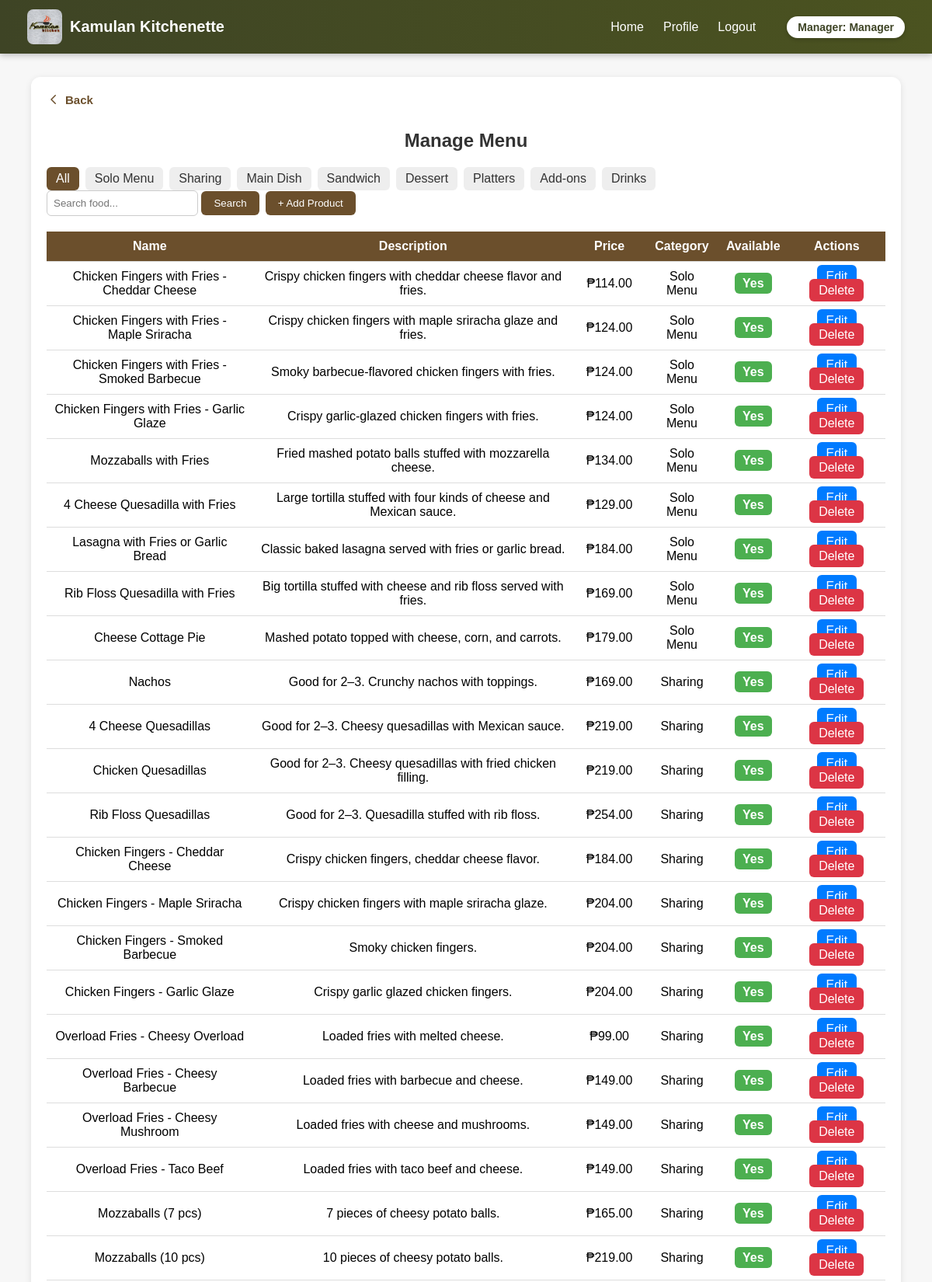
Page /admin/manage_menu.php (signed in, upper part) on the committed database.
### tables this page shows
CREATE TABLE `menu_items` (
  `id` int(11) NOT NULL,
  `name` varchar(150) DEFAULT NULL,
  `description` text DEFAULT NULL,
  `price` decimal(10,2) DEFAULT NULL,
  `image` varchar(255) DEFAULT NULL,
  `category` varchar(50) DEFAULT NULL,
  `available` tinyint(1) DEFAULT 1,
  `created_at` timestamp NOT NULL DEFAULT current_timestamp()
);

### admin/manage_menu.php (the view, shortened to what this page needs)
<?php
require_once(__DIR__ . '/../config/db.php');
$search = isset($_GET['search']) ? trim($_GET['search']) : '';
$categoryFilter = isset($_GET['category']) ? trim($_GET['category']) : '';
$query = "SELECT * FROM menu_items WHERE 1";
$params = [];
$stmt = $pdo->prepare($query);
$stmt->execute($params);
$items = $stmt->fetchAll();
?>
<!DOCTYPE html>
<html lang="en">
<head>
</head>
<body>
<?php include __DIR__ . '/../_partials/header_staff.php'; ?>
<div class="container">
  <a href="../admin/dashboard.php" class="back-btn">
  <svg xmlns="http://www.w3.org/2000/svg" fill="none" viewBox="0 0 24 24" stroke="currentColor">
    <path stroke-linecap="round" stroke-linejoin="round" stroke-width="2" d="M15 19l-7-7 7-7" />
  </svg>
  Back
</a>
  <h2>Manage Menu</h2>
  <div class="filters">
    <div class="category-buttons">
      <?php
      $categories = ['All', 'Solo Menu', 'Sharing', 'Main Dish', 'Sandwich', 'Dessert', 'Platters', 'Add-ons', 'Drinks'];
      foreach ($categories as $cat):
        $link = $cat == 'All' ? 'manage_menu.php' : '?category=' . urlencode($cat);
        $active = ($categoryFilter == $cat || ($cat == 'All' && $categoryFilter == '')) ? 'active' : '';
      ?>
        <a href="<?= $link ?>" class="<?= $active ?>"><?= $cat ?></a>
      <?php endforeach; ?>
    </div>
    <div class="search-group">
      <form class="search-form" method="GET" action="manage_menu.php">
        <input type="text" name="search" placeholder="Search food..." value="<?= htmlspecialchars($search) ?>">
        <button type="submit">Search</button>
      </form>
      <button class="btn-add" onclick="openAdd()">+ Add Product</button>
    </div>
  </div>
  <table>
    <tr>
      <th>Name</th>
      <th>Description</th>
      <th>Price</th>
      <th>Category</th>
      <th>Available</th>
      <th>Actions</th>
    </tr>
    <?php foreach ($items as $item): ?>
    <tr>
      <td><?= htmlspecialchars($item['name']) ?></td>
      <td><?= htmlspecialchars($item['description']) ?></td>
      <td>₱<?= number_format($item['price'], 2) ?></td>
      <td><?= htmlspecialchars($item['category']) ?></td>
      <td>
        <span class="toggle <?= $item['available'] ? 'yes' : 'no' ?>"
              onclick="toggleAvailable(<?= $item['id'] ?>, this)">
          <?= $item['available'] ? 'Yes' : 'No' ?>
        </span>
      </td>
      <td>
        <a href="#" class="btn btn-edit" onclick='openEdit(<?= json_encode($item) ?>)'>Edit</a>
        <a href="?delete=<?= $item['id'] ?>" class="btn btn-delete" onclick="return confirm('Delete this item?')">Delete</a>
      </td>
    </tr>
    <?php endforeach; ?>
  </table>
</div>
</body>
</html>

### admin/manage_menu.php (style rules this page uses)
body { font-family: 'Poppins', sans-serif; background: #f7f7f7; margin: 0; padding: 0; }
.container { width: 90%; margin: 30px auto; background: #fff; padding: 20px; border-radius: 12px; box-shadow: 0 2px 8px rgba(0,0,0,0.1); }
h2 { text-align: center; color: #333; }
.filters { display: flex; justify-content: space-between; flex-wrap: wrap; margin-bottom: 20px; align-items: center; }
.category-buttons { display: flex; flex-wrap: wrap; gap: 8px; }
.category-buttons a { background: #eee; color: #333; padding: 6px 12px; border-radius: 6px; text-decoration: none; }
.category-buttons a.active, .category-buttons a:hover { background: #6b4f2c; color: #fff; }
.search-group { display: flex; align-items: center; gap: 8px; }
.search-form input { padding: 8px; border-radius: 6px; border: 1px solid #ccc; }
.search-form button, .btn-add { padding: 8px 16px; background: #6b4f2c; color: white; border: none; border-radius: 6px; cursor: pointer; }
table { width: 100%; border-collapse: collapse; }
th, td { border-bottom: 1px solid #ddd; padding: 10px; text-align: center; }
th { background: #6b4f2c; color: white; }
.btn { padding: 6px 12px; border-radius: 6px; color: #fff; text-decoration: none; }
.btn-edit { background: #007bff; }
.btn-delete { background: #dc3545; }
.toggle { cursor: pointer; padding: 5px 10px; border-radius: 6px; color: white; font-weight: bold; }
.toggle.yes { background: #4caf50; }
.back-btn { display: inline-flex; align-items: center; gap: 6px; background: none; border: none; color: #6b4f2c; font-weight: 600; cursor: pointer; margin-bottom: 10px; font-size: 15px; text-decoration: none; transition: color 0.2s ease; }
.back-btn svg { width: 18px; height: 18px; }

### rows in the picture
menu_items: name "Chicken Fingers with Fries - Cheddar Cheese", description "Crispy chicken fingers with cheddar cheese flavor and fries.", price "114.00", category "Solo Menu", available "Yes"
menu_items: name "Chicken Fingers with Fries - Maple Sriracha", description "Crispy chicken fingers with maple sriracha glaze and fries.", price "124.00", category "Solo Menu", available "Yes"
menu_items: name "Chicken Fingers with Fries - Smoked Barbecue", description "Smoky barbecue-flavored chicken fingers with fries.", price "124.00", category "Solo Menu", available "Yes"
menu_items: name "Chicken Fingers with Fries - Garlic Glaze", description "Crispy garlic-glazed chicken fingers with fries.", price "124.00", category "Solo Menu", available "Yes"
menu_items: name "Mozzaballs with Fries", description "Fried mashed potato balls stuffed with mozzarella cheese.", price "134.00", category "Solo Menu", available "Yes"
menu_items: name "4 Cheese Quesadilla with Fries", description "Large tortilla stuffed with four kinds of cheese and Mexican sauce.", price "129.00", category "Solo Menu", available "Yes"
menu_items: name "Lasagna with Fries or Garlic Bread", description "Classic baked lasagna served with fries or garlic bread.", price "184.00", category "Solo Menu", available "Yes"
menu_items: name "Rib Floss Quesadilla with Fries", description "Big tortilla stuffed with cheese and rib floss served with fries.", price "169.00", category "Solo Menu", available "Yes"
menu_items: name "Cheese Cottage Pie", description "Mashed potato topped with cheese, corn, and carrots.", price "179.00", category "Solo Menu", available "Yes"
menu_items: name "Nachos", description "Good for 2–3. Crunchy nachos with toppings.", price "169.00", category "Sharing", available "Yes"
menu_items: name "4 Cheese Quesadillas", description "Good for 2–3. Cheesy quesadillas with Mexican sauce.", price "219.00", category "Sharing", available "Yes"
menu_items: name "Chicken Quesadillas", description "Good for 2–3. Cheesy quesadillas with fried chicken filling.", price "219.00", category "Sharing", available "Yes"
menu_items: name "Rib Floss Quesadillas", description "Good for 2–3. Quesadilla stuffed with rib floss.", price "254.00", category "Sharing", available "Yes"
menu_items: name "Chicken Fingers - Cheddar Cheese", description "Crispy chicken fingers, cheddar cheese flavor.", price "184.00", category "Sharing", available "Yes"
menu_items: name "Chicken Fingers - Maple Sriracha", description "Crispy chicken fingers with maple sriracha glaze.", price "204.00", category "Sharing", available "Yes"
menu_items: name "Chicken Fingers - Smoked Barbecue", description "Smoky chicken fingers.", price "204.00", category "Sharing", available "Yes"
menu_items: name "Chicken Fingers - Garlic Glaze", description "Crispy garlic glazed chicken fingers.", price "204.00", category "Sharing", available "Yes"
menu_items: name "Overload Fries - Cheesy Overload", description "Loaded fries with melted cheese.", price "99.00", category "Sharing", available "Yes"
menu_items: name "Overload Fries - Cheesy Barbecue", description "Loaded fries with barbecue and cheese.", price "149.00", category "Sharing", available "Yes"
menu_items: name "Overload Fries - Cheesy Mushroom", description "Loaded fries with cheese and mushrooms.", price "149.00", category "Sharing", available "Yes"
menu_items: name "Overload Fries - Taco Beef", description "Loaded fries with taco beef and cheese.", price "149.00", category "Sharing", available "Yes"
menu_items: name "Mozzaballs (7 pcs)", description "7 pieces of cheesy potato balls.", price "165.00", category "Sharing", available "Yes"
menu_items: name "Mozzaballs (10 pcs)", description "10 pieces of cheesy potato balls.", price "219.00", category "Sharing", available "Yes"

### other values in the picture
$role "Manager"
$userName "Manager"
$cat "All"
$cat "Solo Menu"
$cat "Sharing"
$cat "Main Dish"
$cat "Sandwich"
$cat "Dessert"
$cat "Platters"
$cat "Add-ons"
$cat "Drinks"
